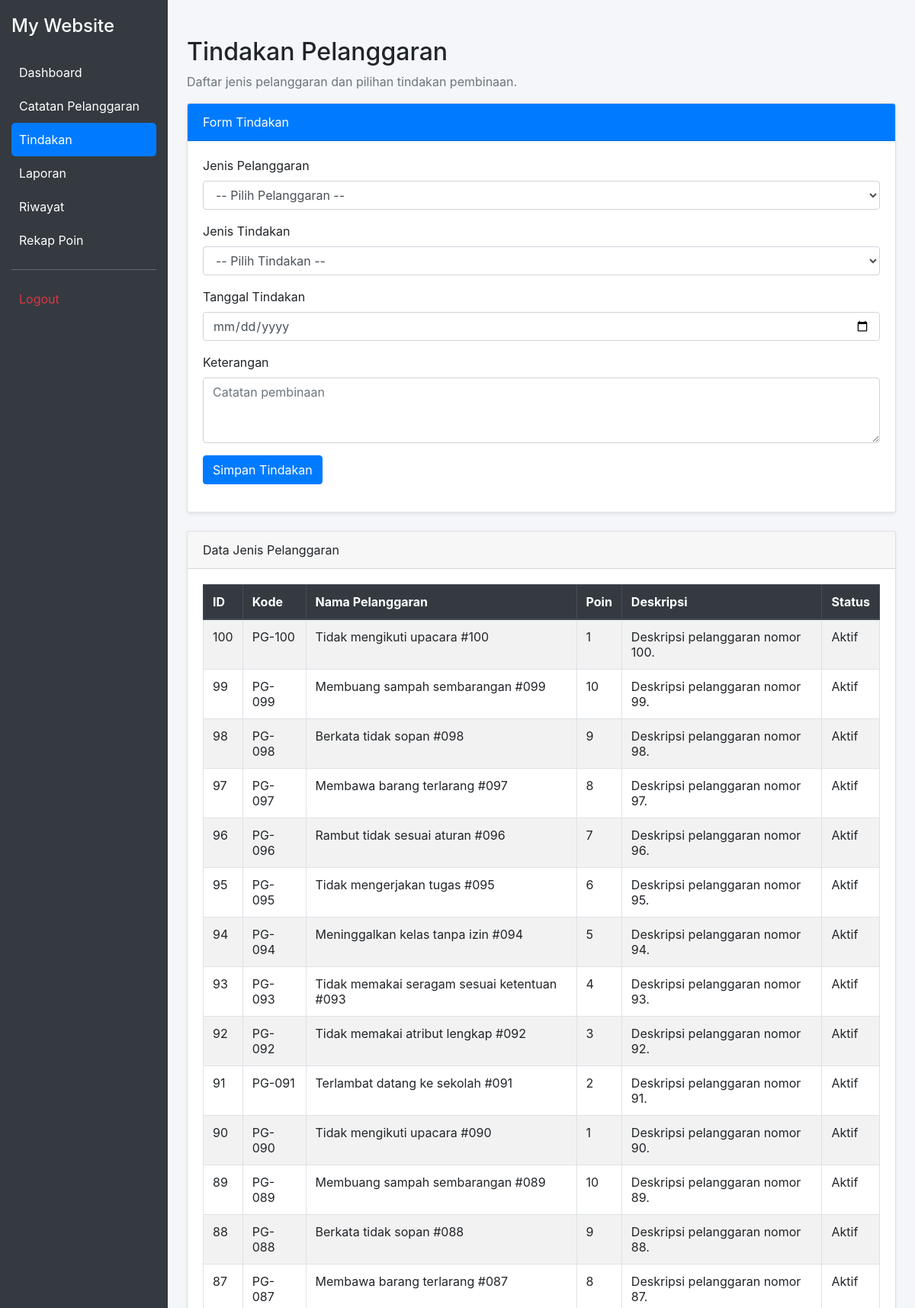
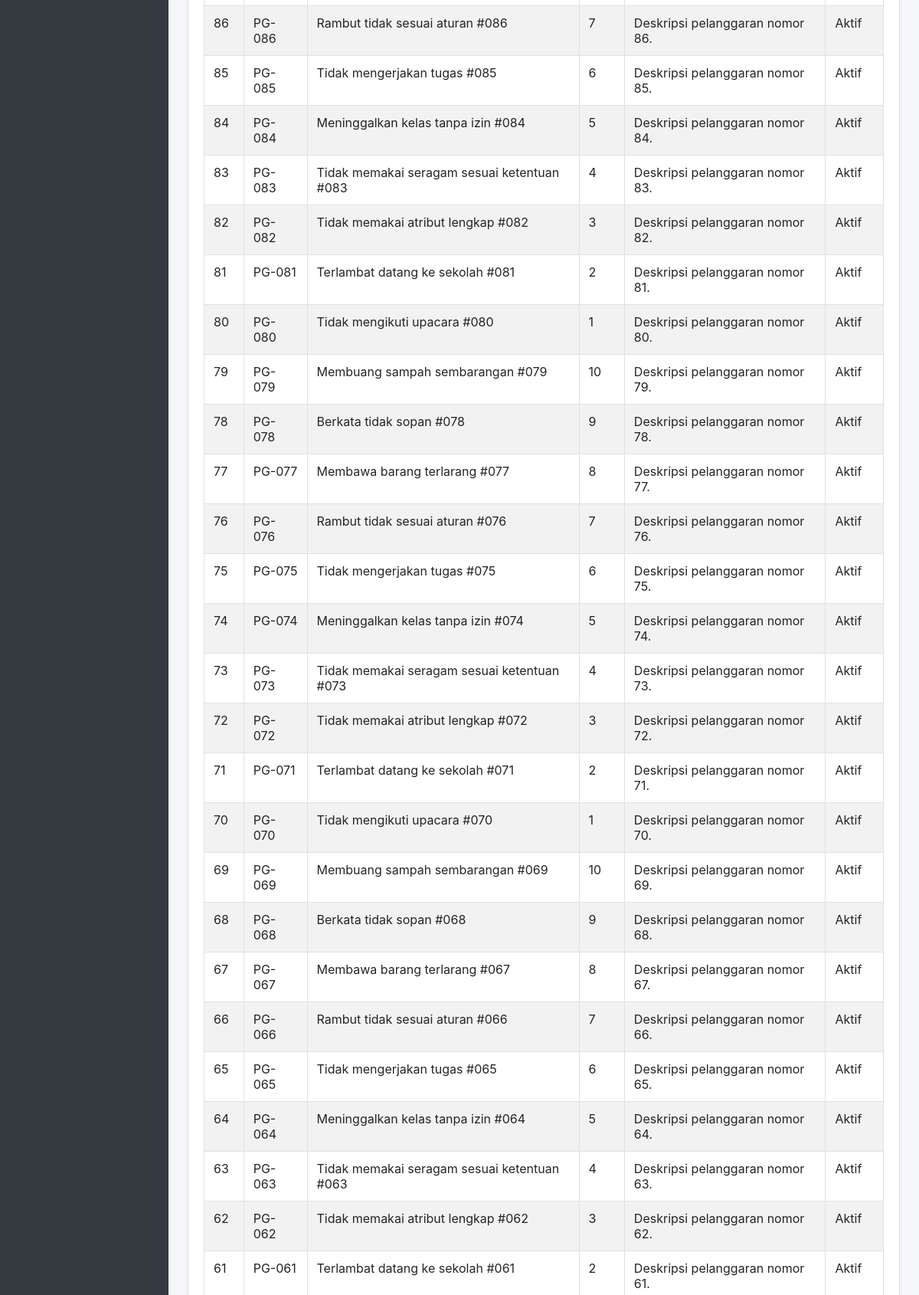
The app's page /tindakan.php (signed in, upper part) with its own data (2 pictures, top to bottom).
### tables this page shows
CREATE TABLE `t_pelanggaran` (
  `id` int(11) NOT NULL,
  `pelanggaran_kategori_id` int(11) DEFAULT NULL,
  `kode` varchar(30) DEFAULT NULL,
  `nama` varchar(150) DEFAULT NULL,
  `poin` int(11) NOT NULL,
  `deskripsi` text NOT NULL,
  `status_aktif` tinyint(1) NOT NULL,
  `created_at` timestamp NOT NULL DEFAULT current_timestamp(),
  `updated_at` timestamp NOT NULL DEFAULT current_timestamp()
);

### tindakan.php (the view, shortened to what this page needs)
<?php
include 'config/koneksi.php';
$sql = "SELECT * FROM t_pelanggaran ORDER BY id DESC";
$query = mysqli_query($koneksi, $sql);
?>
<!DOCTYPE html>
<html lang="id">
<head>
    <link rel="stylesheet"
          href="https://cdn.jsdelivr.net/npm/bootstrap@4.6.2/dist/css/bootstrap.min.css">
</head>
<body>
<div class="sidebar">
    <h4 class="text-white mb-4">My Website</h4>
    <a href="dashboard.php">Dashboard</a>
    <a href="catatan_pelanggaran.php">Catatan Pelanggaran</a>
    <a href="tindakan.php" class="active">Tindakan</a>
    <a href="laporan.php">Laporan</a>
    <a href="riwayat.php">Riwayat</a>
    <a href="rekap_point.php">Rekap Poin</a>
    <hr class="bg-secondary">
    <a href="login.php" class="text-danger">Logout</a>
</div>
<div class="konten">
    <h2>Tindakan Pelanggaran</h2>
    <p class="text-muted">
        Daftar jenis pelanggaran dan pilihan tindakan pembinaan.
    </p>
    <div class="card shadow-sm mb-4">
        <div class="card-header bg-primary text-white">
            Form Tindakan
        </div>
        <div class="card-body">
            <form action="proses_tindakan.php" method="POST">
                <div class="form-group">
                    <label>Jenis Pelanggaran</label>
                    <select name="pelanggaran_id" class="form-control" required>
                        <option value="">-- Pilih Pelanggaran --</option>
                    </select>
                </div>
                <div class="form-group">
                    <label>Jenis Tindakan</label>
                    <select name="jenis_tindakan" class="form-control" required>
                        <option value="">-- Pilih Tindakan --</option>
                    </select>
                </div>
                <div class="form-group">
                    <label>Tanggal Tindakan</label>
                    <input type="date" name="tanggal_tindakan"
                           class="form-control" required>
                </div>
                <div class="form-group">
                    <label>Keterangan</label>
                    <textarea name="keterangan" class="form-control"
                              rows="3" placeholder="Catatan pembinaan"></textarea>
                </div>
                <button type="submit" class="btn btn-primary">
                    Simpan Tindakan
                </button>
            </form>
        </div>
    </div>
    <div class="card shadow-sm">
        <div class="card-header">Data Jenis Pelanggaran</div>
        <div class="card-body table-responsive">
            <table class="table table-bordered table-striped">
                <thead class="thead-dark">
                    <tr>
                        <th>ID</th>
                        <th>Kode</th>
                        <th>Nama Pelanggaran</th>
                        <th>Poin</th>
                        <th>Deskripsi</th>
                        <th>Status</th>
                    </tr>
                </thead>
                <tbody>
                    <?php
                    mysqli_data_seek($query, 0);
                    if (mysqli_num_rows($query) > 0):
                        while ($row = mysqli_fetch_assoc($query)):
                    ?>
                    <tr>
                        <td><?= (int)$row['id']; ?></td>
                        <td><?= htmlspecialchars($row['kode'] ?? '-'); ?></td>
                        <td><?= htmlspecialchars($row['nama'] ?? '-'); ?></td>
                        <td><?= (int)$row['poin']; ?></td>
                        <td><?= htmlspecialchars($row['deskripsi'] ?? '-'); ?></td>
                        <td>
                            <?= !empty($row['status_aktif']) ? 'Aktif' : 'Tidak Aktif'; ?>
                        </td>
                    </tr>
                    <?php
                        endwhile;
                    endif; ?>
                </tbody>
            </table>
        </div>
    </div>
</div>
</body>
</html>

### tindakan.php (style rules this page uses)
body { background: #f4f6f9; }
.sidebar { position: fixed; top: 0; bottom: 0; left: 0; width: 220px; background: #343a40; padding: 20px 15px; overflow-y: auto; }
.sidebar a { display: block; color: white; padding: 10px; border-radius: 5px; text-decoration: none; }
.sidebar a:hover, .sidebar a.active { background: #007bff; }
.konten { margin-left: 220px; padding: 25px; }

### records on screen
t_pelanggaran: id "100", kode "PG-100", nama "Tidak mengikuti upacara #100", poin "1", deskripsi "Deskripsi pelanggaran nomor 100.", status_aktif "Aktif"
t_pelanggaran: id "99", kode "PG-099", nama "Membuang sampah sembarangan #099", poin "10", deskripsi "Deskripsi pelanggaran nomor 99.", status_aktif "Aktif"
t_pelanggaran: id "98", kode "PG-098", nama "Berkata tidak sopan #098", poin "9", deskripsi "Deskripsi pelanggaran nomor 98.", status_aktif "Aktif"
t_pelanggaran: id "97", kode "PG-097", nama "Membawa barang terlarang #097", poin "8", deskripsi "Deskripsi pelanggaran nomor 97.", status_aktif "Aktif"
t_pelanggaran: id "96", kode "PG-096", nama "Rambut tidak sesuai aturan #096", poin "7", deskripsi "Deskripsi pelanggaran nomor 96.", status_aktif "Aktif"
t_pelanggaran: id "95", kode "PG-095", nama "Tidak mengerjakan tugas #095", poin "6", deskripsi "Deskripsi pelanggaran nomor 95.", status_aktif "Aktif"
t_pelanggaran: id "94", kode "PG-094", nama "Meninggalkan kelas tanpa izin #094", poin "5", deskripsi "Deskripsi pelanggaran nomor 94.", status_aktif "Aktif"
t_pelanggaran: id "93", kode "PG-093", nama "Tidak memakai seragam sesuai ketentuan #093", poin "4", deskripsi "Deskripsi pelanggaran nomor 93.", status_aktif "Aktif"
t_pelanggaran: id "92", kode "PG-092", nama "Tidak memakai atribut lengkap #092", poin "3", deskripsi "Deskripsi pelanggaran nomor 92.", status_aktif "Aktif"
t_pelanggaran: id "91", kode "PG-091", nama "Terlambat datang ke sekolah #091", poin "2", deskripsi "Deskripsi pelanggaran nomor 91.", status_aktif "Aktif"
t_pelanggaran: id "90", kode "PG-090", nama "Tidak mengikuti upacara #090", poin "1", deskripsi "Deskripsi pelanggaran nomor 90.", status_aktif "Aktif"
t_pelanggaran: id "89", kode "PG-089", nama "Membuang sampah sembarangan #089", poin "10", deskripsi "Deskripsi pelanggaran nomor 89.", status_aktif "Aktif"
t_pelanggaran: id "88", kode "PG-088", nama "Berkata tidak sopan #088", poin "9", deskripsi "Deskripsi pelanggaran nomor 88.", status_aktif "Aktif"
t_pelanggaran: id "87", kode "PG-087", nama "Membawa barang terlarang #087", poin "8", deskripsi "Deskripsi pelanggaran nomor 87.", status_aktif "Aktif"
t_pelanggaran: id "86", kode "PG-086", nama "Rambut tidak sesuai aturan #086", poin "7", deskripsi "Deskripsi pelanggaran nomor 86.", status_aktif "Aktif"
t_pelanggaran: id "85", kode "PG-085", nama "Tidak mengerjakan tugas #085", poin "6", deskripsi "Deskripsi pelanggaran nomor 85.", status_aktif "Aktif"
t_pelanggaran: id "84", kode "PG-084", nama "Meninggalkan kelas tanpa izin #084", poin "5", deskripsi "Deskripsi pelanggaran nomor 84.", status_aktif "Aktif"
t_pelanggaran: id "83", kode "PG-083", nama "Tidak memakai seragam sesuai ketentuan #083", poin "4", deskripsi "Deskripsi pelanggaran nomor 83.", status_aktif "Aktif"
t_pelanggaran: id "82", kode "PG-082", nama "Tidak memakai atribut lengkap #082", poin "3", deskripsi "Deskripsi pelanggaran nomor 82.", status_aktif "Aktif"
t_pelanggaran: id "81", kode "PG-081", nama "Terlambat datang ke sekolah #081", poin "2", deskripsi "Deskripsi pelanggaran nomor 81.", status_aktif "Aktif"
t_pelanggaran: id "80", kode "PG-080", nama "Tidak mengikuti upacara #080", poin "1", deskripsi "Deskripsi pelanggaran nomor 80.", status_aktif "Aktif"
t_pelanggaran: id "79", kode "PG-079", nama "Membuang sampah sembarangan #079", poin "10", deskripsi "Deskripsi pelanggaran nomor 79.", status_aktif "Aktif"
t_pelanggaran: id "78", kode "PG-078", nama "Berkata tidak sopan #078", poin "9", deskripsi "Deskripsi pelanggaran nomor 78.", status_aktif "Aktif"
t_pelanggaran: id "77", kode "PG-077", nama "Membawa barang terlarang #077", poin "8", deskripsi "Deskripsi pelanggaran nomor 77.", status_aktif "Aktif"
t_pelanggaran: id "76", kode "PG-076", nama "Rambut tidak sesuai aturan #076", poin "7", deskripsi "Deskripsi pelanggaran nomor 76.", status_aktif "Aktif"
t_pelanggaran: id "75", kode "PG-075", nama "Tidak mengerjakan tugas #075", poin "6", deskripsi "Deskripsi pelanggaran nomor 75.", status_aktif "Aktif"
t_pelanggaran: id "74", kode "PG-074", nama "Meninggalkan kelas tanpa izin #074", poin "5", deskripsi "Deskripsi pelanggaran nomor 74.", status_aktif "Aktif"
t_pelanggaran: id "73", kode "PG-073", nama "Tidak memakai seragam sesuai ketentuan #073", poin "4", deskripsi "Deskripsi pelanggaran nomor 73.", status_aktif "Aktif"
t_pelanggaran: id "72", kode "PG-072", nama "Tidak memakai atribut lengkap #072", poin "3", deskripsi "Deskripsi pelanggaran nomor 72.", status_aktif "Aktif"
t_pelanggaran: id "71", kode "PG-071", nama "Terlambat datang ke sekolah #071", poin "2", deskripsi "Deskripsi pelanggaran nomor 71.", status_aktif "Aktif"
t_pelanggaran: id "70", kode "PG-070", nama "Tidak mengikuti upacara #070", poin "1", deskripsi "Deskripsi pelanggaran nomor 70.", status_aktif "Aktif"
t_pelanggaran: id "69", kode "PG-069", nama "Membuang sampah sembarangan #069", poin "10", deskripsi "Deskripsi pelanggaran nomor 69.", status_aktif "Aktif"
t_pelanggaran: id "68", kode "PG-068", nama "Berkata tidak sopan #068", poin "9", deskripsi "Deskripsi pelanggaran nomor 68.", status_aktif "Aktif"
t_pelanggaran: id "67", kode "PG-067", nama "Membawa barang terlarang #067", poin "8", deskripsi "Deskripsi pelanggaran nomor 67.", status_aktif "Aktif"
t_pelanggaran: id "66", kode "PG-066", nama "Rambut tidak sesuai aturan #066", poin "7", deskripsi "Deskripsi pelanggaran nomor 66.", status_aktif "Aktif"
t_pelanggaran: id "65", kode "PG-065", nama "Tidak mengerjakan tugas #065", poin "6", deskripsi "Deskripsi pelanggaran nomor 65.", status_aktif "Aktif"
t_pelanggaran: id "64", kode "PG-064", nama "Meninggalkan kelas tanpa izin #064", poin "5", deskripsi "Deskripsi pelanggaran nomor 64.", status_aktif "Aktif"
t_pelanggaran: id "63", kode "PG-063", nama "Tidak memakai seragam sesuai ketentuan #063", poin "4", deskripsi "Deskripsi pelanggaran nomor 63.", status_aktif "Aktif"
t_pelanggaran: id "62", kode "PG-062", nama "Tidak memakai atribut lengkap #062", poin "3", deskripsi "Deskripsi pelanggaran nomor 62.", status_aktif "Aktif"
t_pelanggaran: id "61", kode "PG-061", nama "Terlambat datang ke sekolah #061", poin "2", deskripsi "Deskripsi pelanggaran nomor 61.", status_aktif "Aktif"
